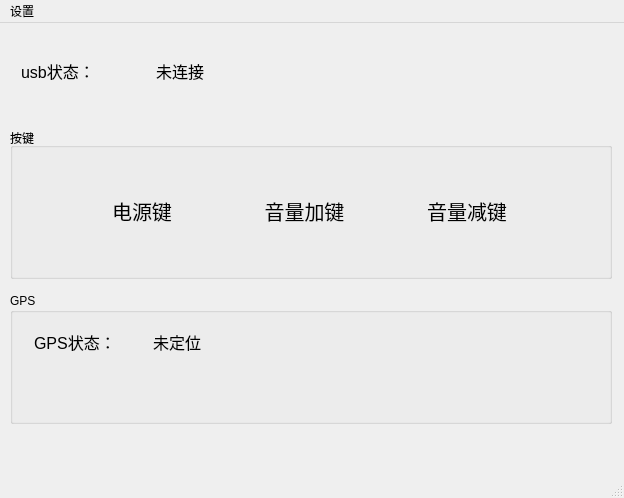
<?xml version="1.0" encoding="UTF-8"?>
<ui version="4.0">
 <class>MainWindow</class>
 <widget class="QMainWindow" name="MainWindow">
  <property name="geometry">
   <rect>
    <x>0</x>
    <y>0</y>
    <width>624</width>
    <height>498</height>
   </rect>
  </property>
  <property name="windowTitle">
   <string>MainWindow</string>
  </property>
  <widget class="QWidget" name="centralwidget">
   <property name="minimumSize">
    <size>
     <width>624</width>
     <height>447</height>
    </size>
   </property>
   <property name="maximumSize">
    <size>
     <width>624</width>
     <height>447</height>
    </size>
   </property>
   <widget class="QGroupBox" name="groupBox">
    <property name="geometry">
     <rect>
      <x>10</x>
      <y>105</y>
      <width>602</width>
      <height>151</height>
     </rect>
    </property>
    <property name="title">
     <string>按键</string>
    </property>
    <widget class="QWidget" name="gridLayoutWidget">
     <property name="geometry">
      <rect>
       <x>54</x>
       <y>42</y>
       <width>481</width>
       <height>81</height>
      </rect>
     </property>
     <layout class="QGridLayout" name="gridLayout">
      <item row="0" column="0">
       <widget class="QLabel" name="label_power">
        <property name="font">
         <font>
          <pointsize>15</pointsize>
         </font>
        </property>
        <property name="text">
         <string>电源键</string>
        </property>
        <property name="alignment">
         <set>Qt::AlignCenter</set>
        </property>
       </widget>
      </item>
      <item row="0" column="1">
       <widget class="QLabel" name="label_volup">
        <property name="font">
         <font>
          <pointsize>15</pointsize>
         </font>
        </property>
        <property name="text">
         <string>音量加键</string>
        </property>
        <property name="alignment">
         <set>Qt::AlignCenter</set>
        </property>
       </widget>
      </item>
      <item row="0" column="2">
       <widget class="QLabel" name="label_voldown">
        <property name="font">
         <font>
          <pointsize>15</pointsize>
         </font>
        </property>
        <property name="text">
         <string>音量减键</string>
        </property>
        <property name="alignment">
         <set>Qt::AlignCenter</set>
        </property>
       </widget>
      </item>
     </layout>
    </widget>
   </widget>
   <widget class="QGroupBox" name="groupBox_2">
    <property name="geometry">
     <rect>
      <x>10</x>
      <y>270</y>
      <width>602</width>
      <height>131</height>
     </rect>
    </property>
    <property name="title">
     <string>GPS</string>
    </property>
    <widget class="QLabel" name="label_gps">
     <property name="geometry">
      <rect>
       <x>143</x>
       <y>36</y>
       <width>431</width>
       <height>25</height>
      </rect>
     </property>
     <property name="font">
      <font>
       <pointsize>12</pointsize>
      </font>
     </property>
     <property name="text">
      <string>未定位</string>
     </property>
    </widget>
    <widget class="QLabel" name="label_4">
     <property name="geometry">
      <rect>
       <x>24</x>
       <y>36</y>
       <width>114</width>
       <height>25</height>
      </rect>
     </property>
     <property name="font">
      <font>
       <pointsize>12</pointsize>
      </font>
     </property>
     <property name="text">
      <string>GPS状态：</string>
     </property>
    </widget>
    <widget class="QLabel" name="label_gpsinfo">
     <property name="geometry">
      <rect>
       <x>25</x>
       <y>92</y>
       <width>551</width>
       <height>16</height>
      </rect>
     </property>
     <property name="font">
      <font>
       <pointsize>12</pointsize>
      </font>
     </property>
     <property name="text">
      <string/>
     </property>
    </widget>
   </widget>
   <widget class="QLabel" name="label_usb">
    <property name="geometry">
     <rect>
      <x>156</x>
      <y>35</y>
      <width>171</width>
      <height>25</height>
     </rect>
    </property>
    <property name="font">
     <font>
      <pointsize>12</pointsize>
     </font>
    </property>
    <property name="text">
     <string>未连接</string>
    </property>
    <property name="alignment">
     <set>Qt::AlignLeading|Qt::AlignLeft|Qt::AlignVCenter</set>
    </property>
   </widget>
   <widget class="QLabel" name="label_6">
    <property name="geometry">
     <rect>
      <x>21</x>
      <y>35</y>
      <width>114</width>
      <height>25</height>
     </rect>
    </property>
    <property name="font">
     <font>
      <pointsize>12</pointsize>
     </font>
    </property>
    <property name="text">
     <string>usb状态：</string>
    </property>
   </widget>
  </widget>
  <widget class="QMenuBar" name="menubar">
   <property name="geometry">
    <rect>
     <x>0</x>
     <y>0</y>
     <width>624</width>
     <height>26</height>
    </rect>
   </property>
   <widget class="QMenu" name="menu">
    <property name="title">
     <string>设置</string>
    </property>
    <addaction name="action_adb"/>
   </widget>
   <addaction name="menu"/>
  </widget>
  <widget class="QStatusBar" name="statusbar"/>
  <action name="action_adb">
   <property name="text">
    <string>选择adb.exe文件</string>
   </property>
  </action>
 </widget>
 <resources/>
 <connections/>
</ui>
